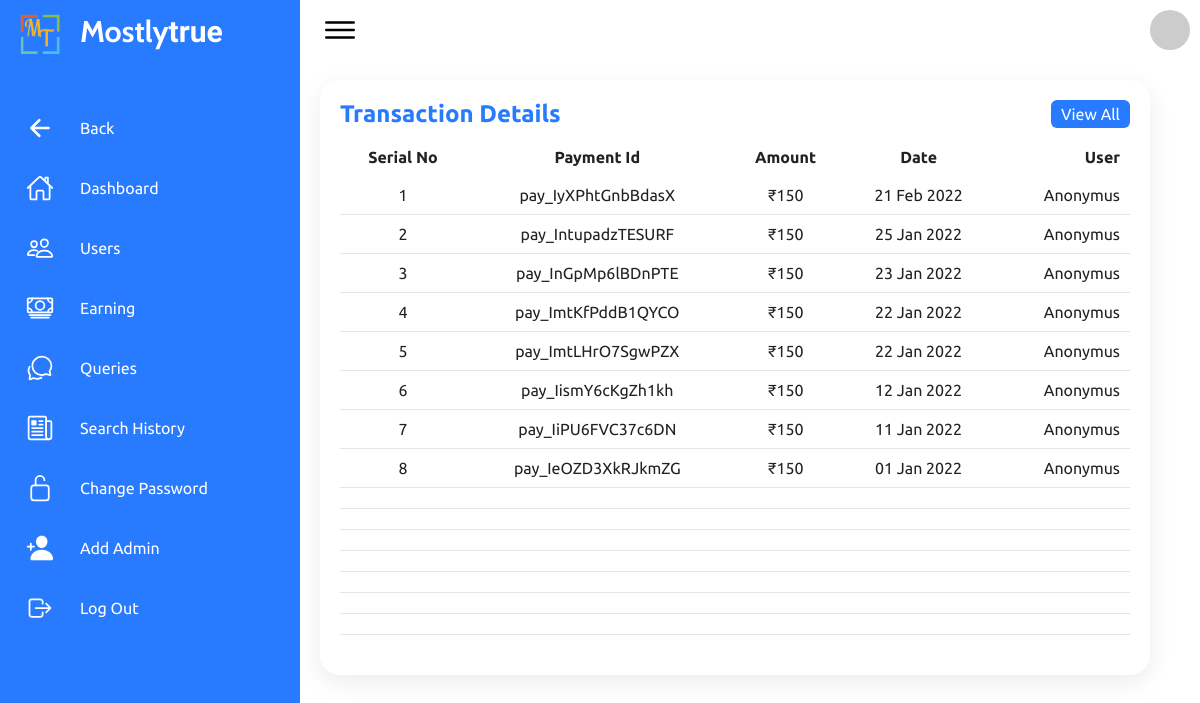
Screenshot of /website/admin/earning_admin_anonymous.php with the database file from the repository.
### tables this page shows
CREATE TABLE `payment` (
  `payment_id` varchar(30) NOT NULL,
  `amount` int(3) DEFAULT NULL,
  `date` date DEFAULT NULL
);

### website/admin/earning_admin_anonymous.php (the view, shortened to what this page needs)
<html>
<head>
    <link href="css/earning_admin.css?v=<?php echo time(); ?>" rel="stylesheet" type="text/css" />
</head>
<body>
    <div class="container">
        <div class="navigation">
            <ul>
                <li>
                    <a href="#">
                        <span class=icon><img style="width:40px; height:40px;" src="img/logo.webp"></span>
                        <span class="title" style="font-weight: 900; font-size: 30px;top:3px;">
                            <span style="font-family: 'Cabin', sans-serif;">Mostly</span><span style="font-family: 'Courgette', cursive;">true</span>
                        </span>
                    </a>
                </li>
                <li>
                    <a href="earning_admin.php">
                        <span class=icon><ion-icon name="arrow-back-outline"></ion-icon></span>
                        <span class="title">Back</span>
                    </a>
                </li>
                <li>
                    <a href="dashboard_admin.php">
                        <span class=icon><ion-icon name="home-outline"></ion-icon></span>
                        <span class="title">Dashboard</span>
                    </a>
                </li>
                <li>
                    <a href="users_admin.php">
                        <span class=icon><ion-icon name="people-outline"></ion-icon></span>
                        <span class="title">Users</span>
                    </a>
                </li>
                <li>
                    <a href="earning_admin.php">
                        <span class=icon><ion-icon name="cash-outline"></ion-icon></span>
                        <span class="title">Earning</span>
                    </a>
                </li>
                <li>
                    <a href="contact_admin.php">
                        <span class=icon><ion-icon name="chatbubbles-outline"></ion-icon></span>
                        <span class="title">Queries</span>
                    </a>
                </li>
                <li>
                    <a href="searchhistory_admin.php">
                        <span class=icon><ion-icon name="newspaper-outline"></ion-icon></span>
                        <span class="title">Search History</span>
                    </a>
                </li>
                <li>
                    <a href="change_password_admin.php">
                        <span class=icon><ion-icon name="lock-open-outline"></ion-icon></span>
                        <span class="title">Change Password</span>
                    </a>
                </li>
                <li>
                    <a href="add_admin.php">
                        <span class=icon><ion-icon name="person-add"></ion-icon></span>
                        <span class="title">Add Admin</span>
                    </a>
                </li>
                <li>
                    <a href="../logout.php">
                        <span class=icon><ion-icon name="log-out-outline"></ion-icon></span>
                        <span class="title">Log Out</span>
                    </a>
                </li>
            </ul>
        </div>
        <div class="main">
            <div class="topbar">
                <div class="toggle">
                    <ion-icon name="menu-outline"></ion-icon>
                </div>
                <div class="user">
                <?php echo '<img src="https://avatars.dicebear.com/api/initials/'.$_SESSION["Name"].'.svg">' ?>
                </div>
            </div>
            <div class="details">
                <div class="recentOrders">
                    <div class="cardHeader_user">
                        <h2>Transaction Details</h2>
                        <a href="#" class="btn_user">View All</a>
                    </div>
                    <table>
                    <thead>
                            <tr>
                                <td>Serial No</td>
                                <td>Payment Id</td>
                                <td>Amount</td>
                                <td>Date</td>
                                <td>User</td>
                            </tr>
                        </thead>
                        <tbody>
                        <?php
                        include('dbcon.php');
                        $aquery=mysqli_query($conn,"SELECT payment_id, amount, date FROM payment WHERE payment_id NOT IN (SELECT payment.payment_id FROM payment,payuser_join WHERE payment.payment_id=payuser_join.payment_id) ORDER BY `date` DESC")or die(mysqli_error($conn));
                        $srno=1;
                        while ($row=mysqli_fetch_array($aquery)){
                        $payment_id=$row['payment_id'];
                        $amount=$row['amount'];
                        $date=date("d  M  Y",strtotime($row['date']));
                        $user='Anonymus';
                        ?>
                            <tr>
                                <td><?php echo $srno++; ?></td>
                                <td><?php echo $payment_id; ?></td>
                                <td><?php echo '&#8377;'.$amount; ?></td>
                                <td><?php echo $date; ?></td>
                                <td><?php echo $user; ?></td>
                            </tr>
                        <?php } ?>
                        <?php
                        for($i=0;$i<8;$i++)
                        {
                            echo ' <tr>
                            <td> </td>
                            <td> </td>
                            <td> </td>
                            <td> </td>
                        </tr>';
                        }
                        ?>
                        </tbody>
                    </table>
                </div>
            </div>
        </div>
    </div>
</body>
</html>

### website/admin/css/earning_admin.css (style rules this page uses)
* { margin: 0; padding: 0; box-sizing: border-box; font-family: 'Ubuntu', sans-serif; }
:root { --blue: #287bff; --white: #fff; --grey: #f5f5f5; --black1: #222; --black2: #999; }
body { min-height: 100vh; overflow-x: hidden; }
.container { position: relative; width: 100%; }
.navigation { position: fixed; width: 300px; height: 100%; background: var(--blue); border-left: 10px solid var(--blue); transition: 0.5s; overflow: hidden; }
.navigation ul { position: absolute; top: 0; left: 0; width: 100%; }
.navigation ul li { position: relative; width: 100%; border-top-left-radius: 30px; border-bottom-left-radius: 30px; }
.navigation ul li:nth-child(1) { margin-bottom: 40px; pointer-events: none; }
.navigation ul li a { position: relative; display: block; width: 100%; display: flex; text-decoration: none; color: var(--white); }
.navigation ul li a .icon { position: relative; display: block; min-width: 60px; height: 60px; line-height: 50px; top: 14px; text-align: center; }
.navigation ul li a .icon ion-icon { font-size: 1.75em; }
.navigation ul li a .title { position: relative; display: block; padding: 0 10px; height: 60px; line-height: 57px; text-align: start; white-space: nowrap; }
.main { position: absolute; width: calc(100% - 300px); left: 300px; min-height: 100vh; background: var(--white); transition: 0.5s; }
.topbar { width: 100%; height: 60px; display: flex; justify-content: space-between; align-items: center; padding: 0 10px; }
.toggle { position: relative; width: 60px; height: 60px; display: flex; justify-content: center; align-items: center; font-size: 2.5em; cursor: pointer; }
.user { position: relative; width: 40px; height: 40px; border-radius: 50%; overflow: hidden; cursor: pointer; }
.user img { position: absolute; top: 0; left: 0; width: 100%; height: 100%; object-fit: cover; }
.details { position: relative; width: 100%; padding: 20px; display: grid; grid-template-columns: 2fr 1fr; grid-gap: 30px; }
.details .recentOrders { position: relative; display: grid; min-width: 150%; min-height: 500px; background: var(--white); padding: 20px; box-shadow: 0 7px 25px rgba(0, 0, 0, 0.08); border-radius: 20px; }
.cardHeader_user { display: flex; justify-content: space-between; align-items: flex-start; }
.cardHeader_user h2 { font-weight: 600; color: var(--blue); }
.btn_user { position: relative; padding: 5px 10px; background: var(--blue); text-decoration: none; color: var(--white); border-radius: 6px; }
.details table { width: 100%; border-collapse: collapse; margin-top: 10px; }
.details table thead td { font-weight: 600; }
.details .recentOrders table tr { color: var(--black1); border-bottom: 1px solid rgba(0, 0, 0, 0.1); }
.details .recentOrders table tr:last-child { border-bottom: none; }
.details .recentOrders table tr td { padding: 10px; text-align: center; }
.details .recentOrders table tr td:last-child { text-align: end; }
.details .recentOrders table tr td:nth-child(2) { text-align: center; }
.details .recentOrders table tr td:nth-child(3) { text-align: center; }

### rows the page displays
payment: payment_id "pay_IyXPhtGnbBdasX", amount "150", date "21 Feb 2022", user "Anonymus"
payment: payment_id "pay_IntupadzTESURF", amount "150", date "25 Jan 2022", user "Anonymus"
payment: payment_id "pay_InGpMp6lBDnPTE", amount "150", date "23 Jan 2022", user "Anonymus"
payment: payment_id "pay_ImtKfPddB1QYCO", amount "150", date "22 Jan 2022", user "Anonymus"
payment: payment_id "pay_ImtLHrO7SgwPZX", amount "150", date "22 Jan 2022", user "Anonymus"
payment: payment_id "pay_IismY6cKgZh1kh", amount "150", date "12 Jan 2022", user "Anonymus"
payment: payment_id "pay_IiPU6FVC37c6DN", amount "150", date "11 Jan 2022", user "Anonymus"
payment: payment_id "pay_IeOZD3XkRJkmZG", amount "150", date "01 Jan 2022", user "Anonymus"
